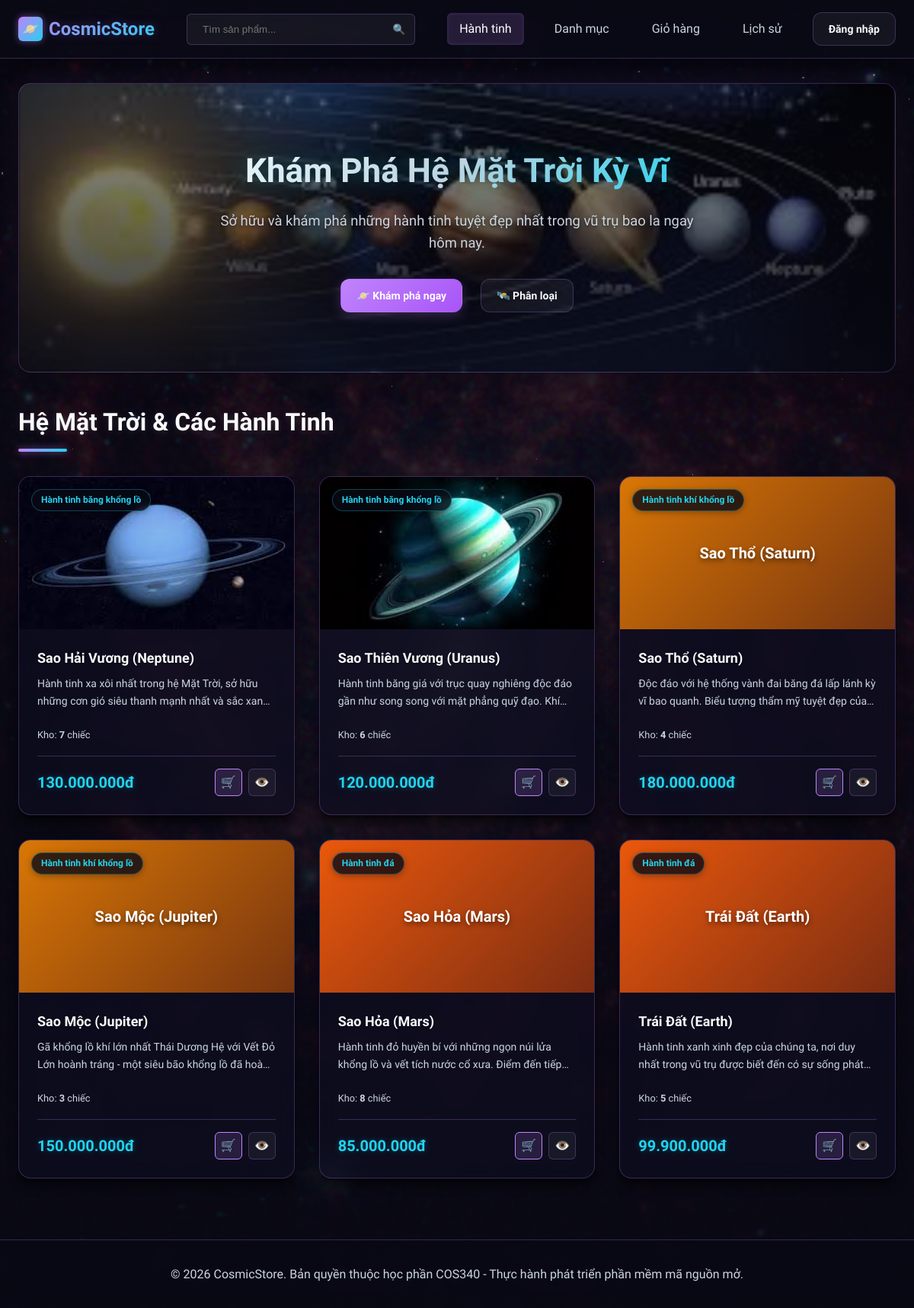
/product, run on the app's committed database.
### tables this page shows
CREATE TABLE IF NOT EXISTS `products` (
  `id` INT AUTO_INCREMENT PRIMARY KEY,
  `name` VARCHAR(255) NOT NULL,
  `description` TEXT NULL,
  `price` DECIMAL(12,2) NOT NULL,
  `image` VARCHAR(255) NULL,
  `category_id` INT NOT NULL,
  `stock_quantity` INT NOT NULL DEFAULT 10,
  FOREIGN KEY (`category_id`) REFERENCES `categories`(`id`) ON DELETE CASCADE
);

CREATE TABLE IF NOT EXISTS `categories` (
  `id` INT AUTO_INCREMENT PRIMARY KEY,
  `name` VARCHAR(255) NOT NULL,
  `description` TEXT NULL
);

### app/database/Database.php (called while the page is built, shortened)
<?php
class Database {
    private static $conn = null;
    public static function getConnection() {
        if (self::$conn === null) {
            $db = new self();
            try {
                self::$conn = new PDO(
                    "mysql:host=" . $db->host . ";dbname=" . $db->db_name . ";charset=utf8mb4",
                    $db->username,
                    $db->password
                );
                self::$conn->exec("SET NAMES utf8mb4");
                self::$conn->setAttribute(PDO::ATTR_ERRMODE, PDO::ERRMODE_EXCEPTION);
                self::$conn->setAttribute(PDO::ATTR_DEFAULT_FETCH_MODE, PDO::FETCH_ASSOC);
            } catch (PDOException $exception) {
                die("Lỗi kết nối cơ sở dữ liệu: " . $exception->getMessage());
            }
        }
        return self::$conn;
    }
}

### app/controllers/ProductController.php (called while the page is built, shortened)
<?php
class ProductController {
    private $productModel;
    public function __construct() {
        $this->productModel = new ProductModel();
    }
    public function index() {
        $search = isset($_GET['search']) ? trim($_GET['search']) : null;
        $products = $this->productModel->getAll($search);
        require_once __DIR__ . '/../views/share/header.php';
        require_once __DIR__ . '/../views/product/list.php';
        require_once __DIR__ . '/../views/share/footer.php';
    }
}

### app/models/ProductModel.php (called while the page is built, shortened)
<?php
class ProductModel {
    private $db;
    public function __construct() {
        $this->db = Database::getConnection();
    }
    public function getAll($search = null) {
        $query = "SELECT p.*, c.name AS category_name
                  FROM products p
                  JOIN categories c ON p.category_id = c.id";
        $query .= " ORDER BY p.id DESC";
        $stmt = $this->db->prepare($query);
        $stmt->execute();
        return $stmt->fetchAll();
    }
}

### app/views/product/list.php (the view, shortened to what this page needs)
<?php if (!isset($_GET['search']) || empty($_GET['search'])): ?>
    <div class="hero-section">
        <div class="hero-content">
            <h1 class="hero-title">Khám Phá Hệ Mặt Trời Kỳ Vĩ</h1>
            <p class="hero-subtitle">Sở hữu và khám phá những hành tinh tuyệt đẹp nhất trong vũ trụ bao la ngay hôm nay.</p>
            <div class="hero-buttons">
                <a href="#planet-catalog" class="btn btn-primary">🪐 Khám phá ngay</a>
                <a href="<?php echo BASE_PATH; ?>/category" class="btn btn-secondary">🛰️ Phân loại</a>
            </div>
        </div>
    </div>
<?php endif; ?>
<div class="page-header" id="planet-catalog">
    <div>
        <h1 class="page-title">Hệ Mặt Trời & Các Hành Tinh</h1>
    </div>
</div>
<?php if (empty($products)): ?>
    <div class="empty-state">
        <div class="empty-icon">🪐</div>
        <h2 class="empty-title">Không tìm thấy hành tinh nào</h2>
        <p class="empty-desc">Thử tìm kiếm với từ khóa khác hoặc bấm nút thêm mới dưới đây.</p>
        <?php if (isset($_SESSION['user_id']) && isset($_SESSION['role']) && $_SESSION['role'] === 'admin'): ?>
            <a href="<?php echo BASE_PATH; ?>/product/add" class="btn btn-primary">Thêm hành tinh mới</a>
        <?php endif; ?>
    </div>
<?php else: ?>
    <div class="product-grid">
        <?php foreach ($products as $product): ?>
            <?php
                $imagePath = BASE_PATH . '/public/uploads/' . $product['image'];
                $hasImage = !empty($product['image']) && file_exists(__DIR__ . '/../../../public/uploads/' . $product['image']);
                $gradientClass = 'placeholder-img-default';
                if ($product['category_id'] == 1) {
                    $gradientClass = 'placeholder-img-1';
                } elseif ($product['category_id'] == 2) {
                    $gradientClass = 'placeholder-img-2';
                } elseif ($product['category_id'] == 3) {
                    $gradientClass = 'placeholder-img-3';
                }
            ?>
            <div class="product-card">
                <div class="card-img-container">
                    <?php if ($hasImage): ?>
                        <img src="<?php echo $imagePath; ?>" alt="<?php echo htmlspecialchars($product['name']); ?>" style="width:100%; height:100%; object-fit:cover;">
                    <?php else: ?>
                        <div class="card-img-placeholder <?php echo $gradientClass; ?>">
                            <span><?php echo htmlspecialchars($product['name']); ?></span>
                        </div>
                    <?php endif; ?>
                    <span class="card-category-badge"><?php echo htmlspecialchars($product['category_name']); ?></span>
                </div>
                <div class="card-body">
                    <h3 class="card-title"><?php echo htmlspecialchars($product['name']); ?></h3>
                    <p class="card-description"><?php echo htmlspecialchars($product['description']); ?></p>
                    <div style="font-size: 0.8rem; color: var(--text-secondary); margin-bottom: 1rem; display: flex; justify-content: space-between; align-items: center;">
                        <span>Kho:
                            <?php if ($product['stock_quantity'] > 0): ?>
                                <strong><?php echo $product['stock_quantity']; ?></strong> chiếc
                            <?php else: ?>
                                <span style="color: var(--danger); font-weight: 700;">🚫 Hết hàng</span>
                            <?php endif; ?>
                        </span>
                    </div>
                    <div class="card-footer">
                        <span class="card-price"><?php echo number_format($product['price'], 0, ',', '.'); ?>đ</span>
                        <div class="card-actions">
                            <?php if ($product['stock_quantity'] > 0): ?>
                                <a href="<?php echo BASE_PATH; ?>/cart/add/<?php echo $product['id']; ?>" class="action-link" title="Thêm vào giỏ hàng" style="background-color: var(--primary-light); color: var(--primary); border-color: var(--primary);">🛒</a>
                            <?php else: ?>
                                <span class="action-link" title="Đã hết hàng" style="background-color: var(--border); color: var(--text-muted); cursor: not-allowed; border-color: var(--border);">🔒</span>
                            <?php endif; ?>
                            <a href="<?php echo BASE_PATH; ?>/product/show/<?php echo $product['id']; ?>" class="action-link" title="Xem chi tiết">👁️</a>
                        </div>
                    </div>
                </div>
            </div>
        <?php endforeach; ?>
    </div>
<?php endif; ?>

### index.php (shortened to what this page needs)
<?php
spl_autoload_register(function ($className) {
    $paths = [
        __DIR__ . '/app/controllers/',
        __DIR__ . '/app/models/',
        __DIR__ . '/app/database/'
    ];
    foreach ($paths as $path) {
        $file = $path . $className . '.php';
        if (file_exists($file)) {
            return;
        }
    }
});
$url = '';
if (isset($_GET['url'])) {
    $url = $_GET['url'];
}
$urlParts = explode('/', $url);
$actionName = isset($urlParts[1]) && !empty($urlParts[1]) ? $urlParts[1] : 'index';
$param = isset($urlParts[2]) ? $urlParts[2] : null;
$controllerInstance = new $controllerName();
if (method_exists($controllerInstance, $actionName)) {
    if ($param !== null) {
        $controllerInstance->$actionName($param);
    } else {
        $controllerInstance->$actionName();
    }
}

### app/views/share/header.php (shortened to what this page needs)
<!DOCTYPE html>
<html lang="vi">
<head>
    <link rel="stylesheet" href="<?php echo BASE_PATH; ?>/public/css/style.css">
</head>
<body>
    <div class="stars-container" id="stars-container"></div>
    <header>
        <div class="nav-container">
            <a href="<?php echo BASE_PATH; ?>/product" class="logo">
                <div class="logo-icon">🪐</div>
                CosmicStore
            </a>
            <form action="<?php echo BASE_PATH; ?>/product" method="GET" class="search-bar">
                <input type="text" name="search" class="search-input" placeholder="Tìm sản phẩm..." value="<?php echo isset($_GET['search']) ? htmlspecialchars($_GET['search']) : ''; ?>">
                <button type="submit" class="search-btn">🔍</button>
            </form>
            <?php
                $reqUrl = isset($_GET['url']) ? $_GET['url'] : '';
                $reqParts = explode('/', $reqUrl);
                $isCategoryModule = isset($reqParts[0]) && strtolower($reqParts[0]) === 'category';
                $isCartModule = isset($reqParts[0]) && strtolower($reqParts[0]) === 'cart';
                $isHistoryModule = isset($reqParts[0]) && strtolower($reqParts[0]) === 'history';
                $cartCount = 0;
            ?>
            <div class="nav-links">
                <a href="<?php echo BASE_PATH; ?>/product" class="nav-link <?php echo (!$isCategoryModule && !$isCartModule && !$isHistoryModule) ? 'active' : ''; ?>">Hành tinh</a>
                <a href="<?php echo BASE_PATH; ?>/category" class="nav-link <?php echo $isCategoryModule ? 'active' : ''; ?>">Danh mục</a>
                <a href="<?php echo BASE_PATH; ?>/cart" class="nav-link <?php echo $isCartModule ? 'active' : ''; ?>">
                    Giỏ hàng<?php if ($cartCount > 0): ?><span class="badge-cart-count"><?php echo $cartCount; ?></span><?php endif; ?>
                </a>
                <a href="<?php echo BASE_PATH; ?>/history" class="nav-link <?php echo $isHistoryModule ? 'active' : ''; ?>">Lịch sử</a>
                <?php if (isset($_SESSION['user_id'])): ?>
                    <?php if (isset($_SESSION['role']) && $_SESSION['role'] === 'admin'): ?>
                        <a href="<?php echo BASE_PATH; ?>/product/add" class="btn btn-primary">+ Thêm mới</a>
                    <?php endif; ?>
                    <div class="user-menu">
                        <div class="user-avatar"><?php echo mb_substr($_SESSION['fullname'], 0, 1, 'UTF-8'); ?></div>
                        <span class="user-name"><?php echo htmlspecialchars($_SESSION['fullname']); ?></span>
                        <a href="<?php echo BASE_PATH; ?>/account/logout" class="btn btn-secondary" style="padding: 0.25rem 0.75rem; font-size: 0.8rem; margin-left: 0.5rem;">Đăng xuất</a>
                    </div>
                <?php else: ?>
                    <a href="<?php echo BASE_PATH; ?>/account/login" class="btn btn-secondary">Đăng nhập</a>
                <?php endif; ?>
            </div>
        </div>
    </header>
    <main>

### app/views/share/footer.php (shortened to what this page needs)
    </main>
    <footer>
        <p>&copy; <?php echo date('Y'); ?> CosmicStore. Bản quyền thuộc học phần COS340 - Thực hành phát triển phần mềm mã nguồn mở.</p>
    </footer>
</body>
</html>

### data on the page
products: image (picture), category.name "Hành tinh băng khổng lồ", name "Sao Hải Vương (Neptune)", description "Hành tinh xa xôi nhất trong hệ Mặt Trời, sở hữu những cơn gió siêu thanh mạnh nhất và sắc…", stock_quantity "7", price "130.000.000"
products: image (picture), category.name "Hành tinh băng khổng lồ", name "Sao Thiên Vương (Uranus)", description "Hành tinh băng giá với trục quay nghiêng độc đáo gần như song song với mặt phẳng quỹ đạo.…", stock_quantity "6", price "120.000.000"
products: name "Sao Thổ (Saturn)", category.name "Hành tinh khí khổng lồ", description "Độc đáo với hệ thống vành đai băng đá lấp lánh kỳ vĩ bao quanh. Biểu tượng thẩm mỹ tuyệt đẹp…", stock_quantity "4", price "180.000.000"
products: name "Sao Mộc (Jupiter)", category.name "Hành tinh khí khổng lồ", description "Gã khổng lồ khí lớn nhất Thái Dương Hệ với Vết Đỏ Lớn hoành tráng - một siêu bão khổng lồ đã…", stock_quantity "3", price "150.000.000"
products: name "Sao Hỏa (Mars)", category.name "Hành tinh đá", description "Hành tinh đỏ huyền bí với những ngọn núi lửa khổng lồ và vết tích nước cổ xưa. Điểm đến…", stock_quantity "8", price "85.000.000"
products: name "Trái Đất (Earth)", category.name "Hành tinh đá", description "Hành tinh xanh xinh đẹp của chúng ta, nơi duy nhất trong vũ trụ được biết đến có sự sống…", stock_quantity "5", price "99.900.000"
